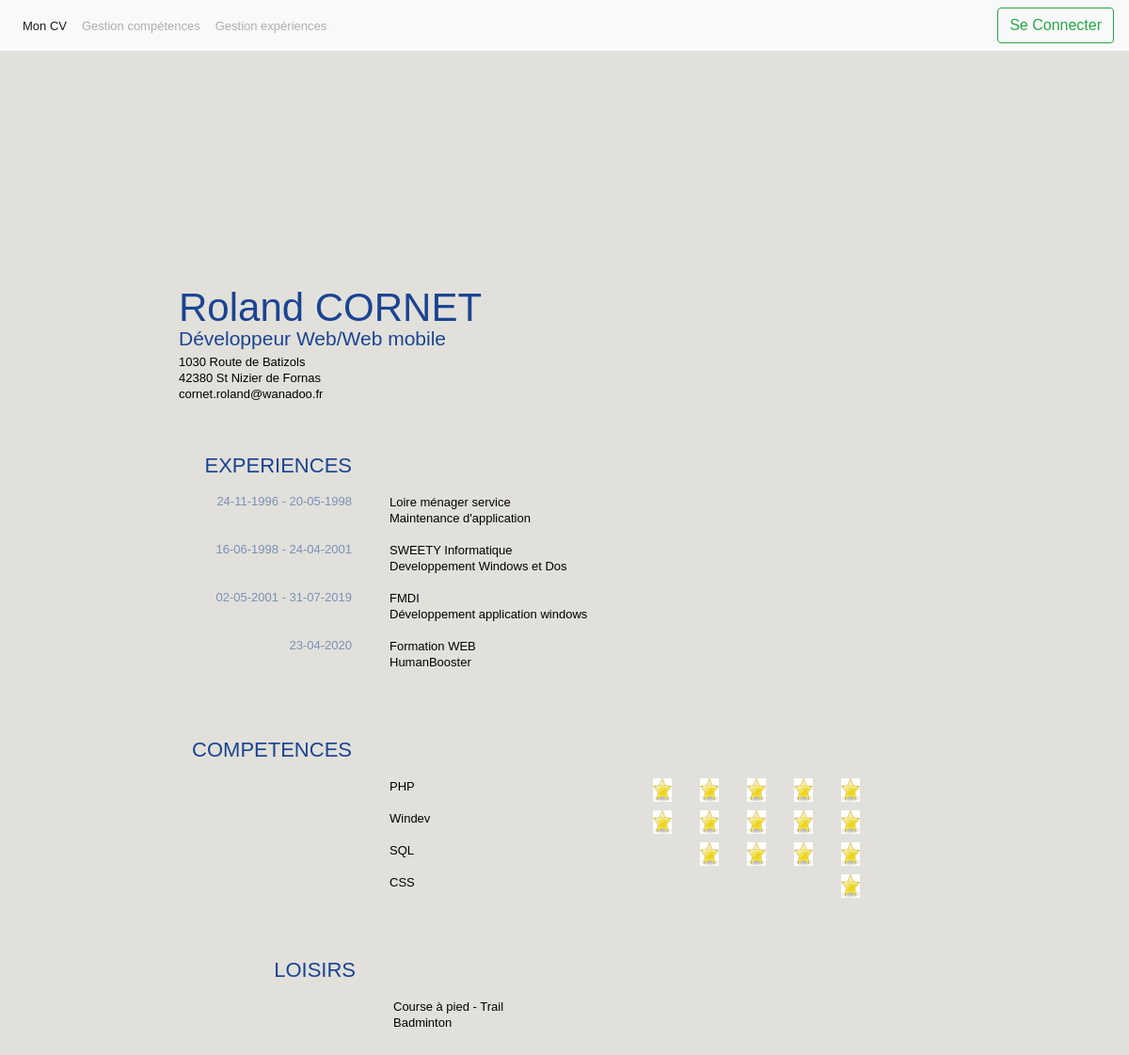
The page / on the database its author committed.
### tables this page shows
CREATE TABLE `experience` (
  `id` int(11) NOT NULL AUTO_INCREMENT,
  `titre` varchar(250) NOT NULL,
  `description` text NOT NULL,
  `date_debut` date NOT NULL,
  `date_fin` date DEFAULT NULL,
  PRIMARY KEY (`id`),
  UNIQUE KEY `experience_id_uindex` (`id`)
);

CREATE TABLE `competence` (
  `titre` varchar(250) NOT NULL,
  `id` int(11) NOT NULL AUTO_INCREMENT,
  `note` int(11) NOT NULL,
  PRIMARY KEY (`id`),
  UNIQUE KEY `competence_id_uindex` (`id`)
);

### index.php (the view, shortened to what this page needs)
<?php
    require_once("utilitaires/header.php");
    require_once("utilitaires/connexionBDD.php");
?>
<!DOCTYPE html>
<html lang="fr">
<body>
<div id="wrapper">
  <div class="wrapper-mid">
    <div id="paper">
      <div class="paper-top"></div>
      <div id="paper-mid">
        <div class="entry">
          <div class="self">
            <h1 class="name">Roland CORNET <br />
              <span>Développeur Web/Web mobile</span></h1>
            <ul>
              <li class="ad">1030 Route de Batizols</li>
              <li class="ad">42380 St Nizier de Fornas</li>
              <li class="mail">cornet.roland@wanadoo.fr</li>
            </ul>
          </div>
        <div class="entry">
          <h2>EXPERIENCES</h2>
          <div class="content">
            <?php
                $reponse = $pdo->query('SELECT * FROM experience order by date_debut');
                while ($data = $reponse->fetch())
                {
                ?>
                <h3><?php
                    if(!empty($data['date_fin'])){
                         echo(date("d-m-Y",strtotime($data['date_debut'])) .' - '.date("d-m-Y",strtotime($data['date_fin'])));
                    }
                    else
                    {
                        echo(date("d-m-Y",strtotime($data['date_debut'])));
                    }
                ?>
                </h3>
                    <p><?php
                        echo($data['titre']);
                    ?>
                    <br />
                    <p><?php
                        echo($data['description']);
                    ?>
                    <br /><br />
                <?php
                }
                ?>
          </div>
        </div>
        <div class="entry">
          <h2>COMPETENCES</h2>
          <div class="content">
            <?php
                $reponse = $pdo->query('SELECT * FROM competence order by note desc');
                while ($data = $reponse->fetch())
                {
                ?>
                <p><?php
                        echo($data['titre']);
                        for($i = 0; $i<$data['note']; $i++){
                    ?>
                        <img height="25" width="30" src="<?php echo('images/etoile.jpg'); ?>"/>
                            <?php
                        }
                    ?>
                    </p>
                    <br /><br />
                <?php
                }
                ?>
          </div>
          <div class="entry">
             <h2>LOISIRS</h2>
                <div class="content">
                   <p>Course à pied - Trail</p>
                   <p>Badminton</p>
                </div>
            </div>
        </div>
</body>
</html>

### utilitaires/header.php (shortened to what this page needs)
<head>
    <link rel="stylesheet" href="https://stackpath.bootstrapcdn.com/bootstrap/4.5.0/css/bootstrap.min.css">
    <link rel="stylesheet" type="text/css" href="style.css" media="all" />
</head>
<body>
<nav class="navbar navbar-expand-lg navbar-light bg-light">
  <div class="collapse navbar-collapse" id="navbarSupportedContent">
    <ul class="navbar-nav mr-auto">
      <li class="nav-item active">
        <a class="nav-link" href="index.php">Mon CV</a>
      </li>
      <li class="nav-item">
        <a
          <?php
            if(isset($_SESSION['nomconnecte'])){?>
              class="nav-link active" href="competences.php">Gestion compétences</a>
            <?php
            }
            else{?>
               class="nav-link disabled" href="#">Gestion compétences</a>
            <?php
            }?>
      </li>
      <li class="nav-item">
      <a
          <?php
            if(isset($_SESSION['nomconnecte'])){?>
              class="nav-link active" href="experiences.php">Gestion expériences</a>
            <?php
            }
            else{?>
               class="nav-link disabled" href="#">Gestion expériences</a>
            <?php
            }?>
      </li>
    </ul>
    <form class="form-inline my-2 my-lg-0">
        <a href="connexion.php" class="btn btn-outline-success my-2 my-sm-0" type="submit">
          <?php
             if(isset($_SESSION['nomconnecte'])){?>
                Deconnexion</a>
            <?php
             }
             else{?>
                Se Connecter</a>
            <?php
             }?>
    </form>
  </div>
</nav>
</body>

### style.css (style rules this page uses)
html, body, div, span, applet, object, iframe, h1, h2, h3, h4, h5, h6, p, blockquote, pre, a, abbr, acronym, address, big, code, del, dfn, em, font, img, ins, kbd, q, s, samp, small, strike, strong, tt, var, dl, dt, dd, ol, ul, li, fieldset, form, label, legend, table, caption, tbody, tfoot, thead, tr, th, td { margin: 0; padding: 0; border: 0; outline: 0; font-weight: inherit; font-style: inherit; font-size: 100%; font-family: inherit; vertical-align: baseline; }
body { line-height: 1; }
body { font-family: "Trebuchet MS", Arial, Helvetica, sans-serif; background-color: #e1e0db; background-repeat: repeat; font-size:13px; line-height: 17px; color:#000; }
#wrapper { width:969px; margin:0 auto; margin-top:60px; margin-bottom:100px; }
.wrapper-mid { width:969px; margin:0 auto; background-repeat: repeat-y; padding-bottom:40px; }
#paper { width:828px; margin:0 auto; }
.paper-top { width:828px; margin:0 auto; background-repeat:no-repeat; height:126px; }
#paper-mid { width:828px; margin:0 auto; background-repeat:repeat-y; display:block; padding:0; overflow: hidden; padding-bottom:75px; padding-top:7px; }
.entry { width:720px; display: block; padding-top:55px; clear: both; margin-left:4px; }
h1 { width:350px; font-size:42px; color:#1b4491; margin-bottom:3px; clear:both; }
h1 span { font-size:21px; display:block; color:#1b4491; margin-top:-5px; }
h2 { width:180px; height: 23px; text-align: right; float:left; padding:0; margin:0; clear:both; font-size:22px; color:#1b4491; margin-bottom:-12px; }
p { width:500px; margin-left:40px; float:right; }
p img { float:right; margin-left:20px; padding-left:10px; }
div.content { clear: both; padding:0; margin:0; overflow: hidden; display:block; padding-top:32px; }
h3 { width:180px; text-align: right; float:left; padding:0; clear:both; font-size: 13px; color:#7b90b5; }

### rows shown on the page
experience: date_debut "24-11-1996", date_fin "20-05-1998", titre "Loire ménager service", description "Maintenance d'application"
experience: date_debut "16-06-1998", date_fin "24-04-2001", titre "SWEETY Informatique", description "Developpement Windows et Dos"
experience: date_debut "02-05-2001", date_fin "31-07-2019", titre "FMDI", description "Développement application windows"
experience: date_debut "23-04-2020", titre "Formation WEB", description "HumanBooster"
competence: titre "PHP", note 5 (drawn)
competence: titre "Windev", note 5 (drawn)
competence: titre "SQL", note 4 (drawn)
competence: titre "CSS", note 1 (drawn)
